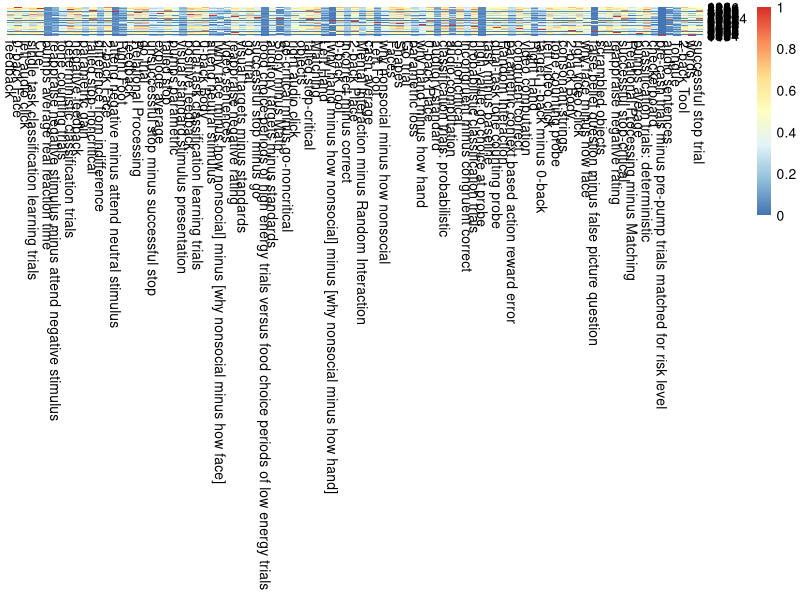
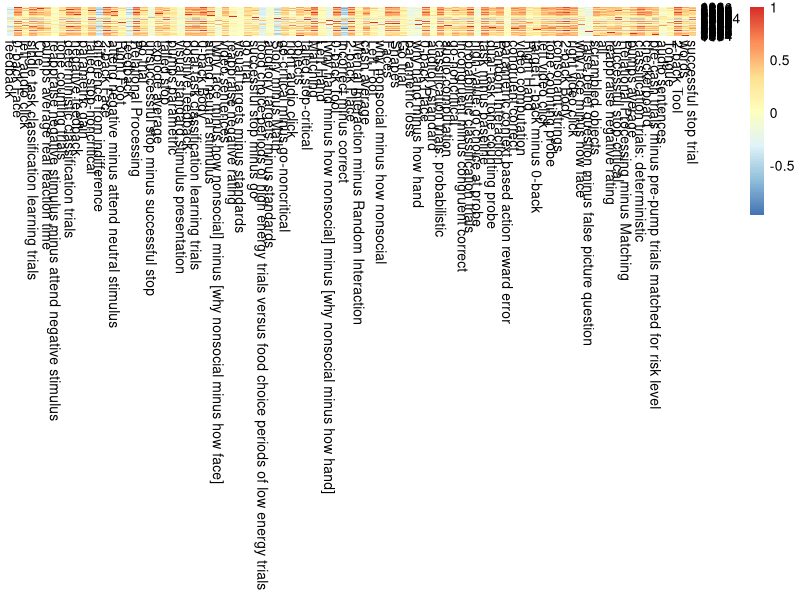
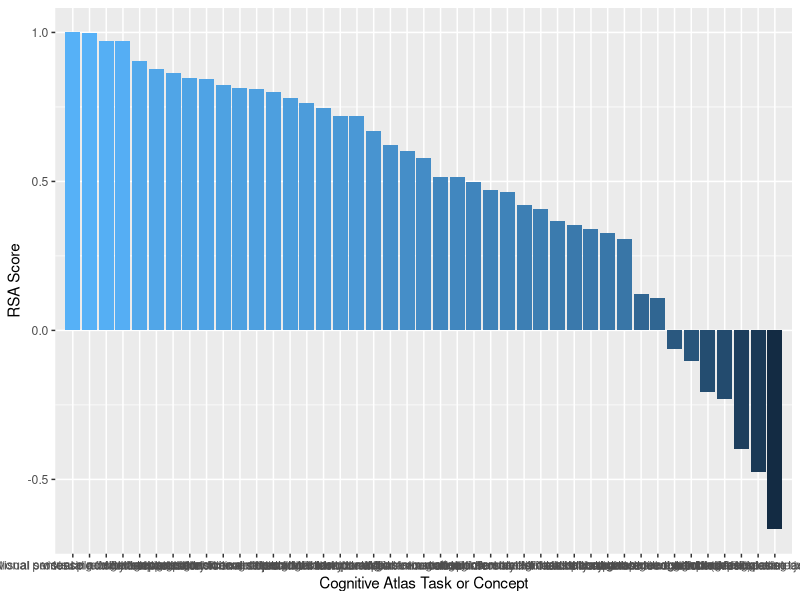
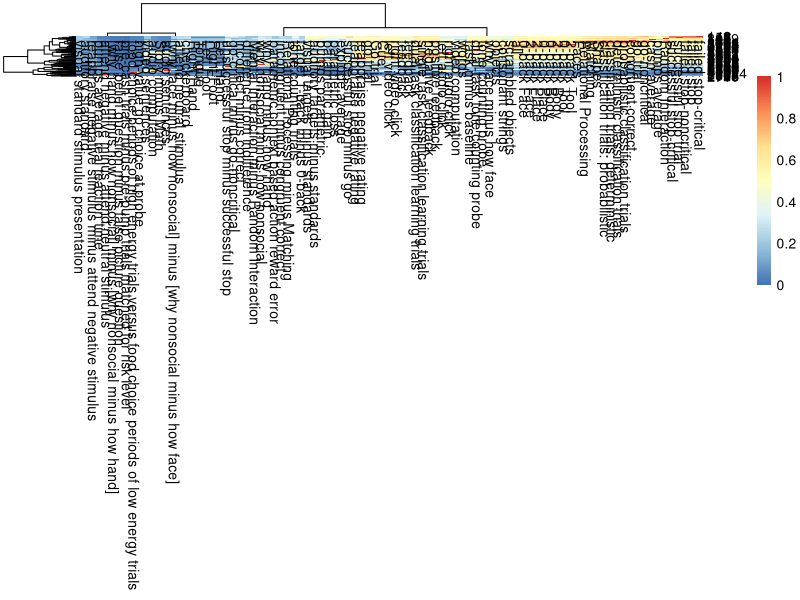
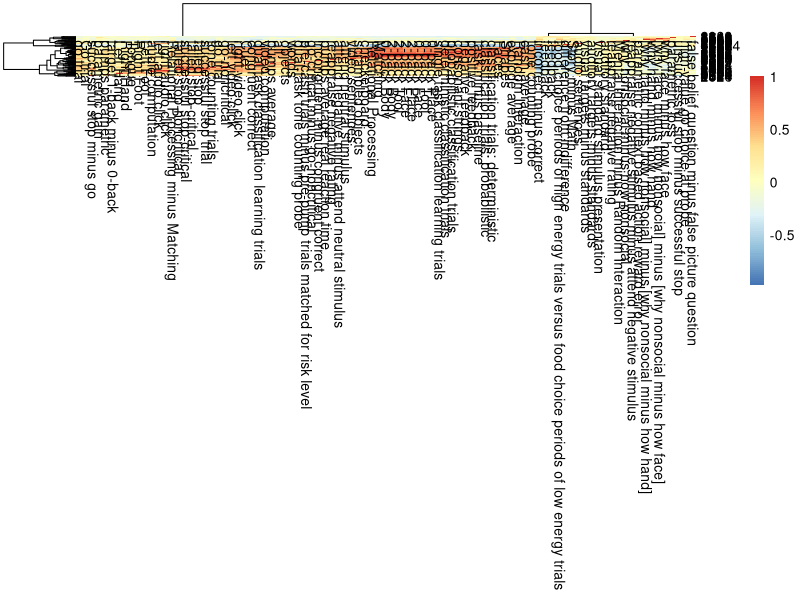
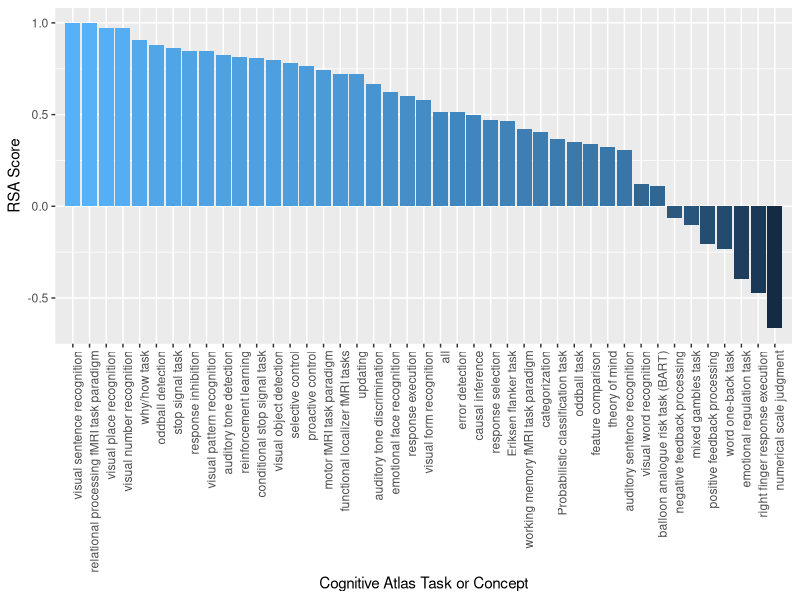

Generate these figures, in order, with R:
library(pheatmap)

# Read in spatial and wang (graph-based) similarities
spatial = read.csv("data/contrast_defined_images_pearsonpd_similarity.tsv",sep="\t",head=TRUE,stringsAsFactors=FALSE,row.names=1)
graph = read.csv("data/contrast_defined_images_wang.tsv",sep=",",head=TRUE,stringsAsFactors=FALSE,row.names=1)
images = read.csv("data/contrast_defined_images_filtered.tsv",sep="\t",head=TRUE,stringsAsFactors=FALSE,row.names=1)

# These should be exactly the same, but we will separate to be extra careful
spatial_contrasts = c()
for (image_id in rownames(spatial)){
  con = images$cognitive_contrast_cogatlas[images$image_id==image_id]
  spatial_contrasts=c(spatial_contrasts,con)
}
colnames(spatial) = spatial_contrasts

graph_contrasts = c()
for (image_id in rownames(graph)){
  con = images$cognitive_contrast_cogatlas[images$image_id==image_id]
  graph_contrasts=c(graph_contrasts,con)
}
colnames(graph) = graph_contrasts

# Just plot as is
pdf("img/graph_vs_spatial_sim.pdf",width=12,height=12)
pheatmap(graph,cluster_rows=FALSE,cluster_cols=FALSE,title="Wang Graph Similarity")
pheatmap(spatial,cluster_rows=FALSE,cluster_cols=FALSE,title="Spatial Similarity, Pearson")
dev.off()

# With clustering
pdf("img/graph_vs_spatial_sim_clustering.pdf",width=12,height=12)
pheatmap(graph,title="Wang Graph Similarity")
pheatmap(spatial,title="Spatial Similarity, Pearson")
dev.off()

# Now read in RSA score matrix
rsa = read.csv("data/spatial_semantic_rsa_df.tsv",row.names=1,sep="\t")

# Plot rsa scores
library(ggplot2)
tmp = rsa[with(rsa, order(-RSA)), ]
rownames(tmp) = seq(1,nrow(tmp))
tmp$sort = as.numeric(rownames(tmp))
ggplot(tmp, aes(x=sort,y=RSA,fill=RSA)) + 
  geom_bar(stat="identity",ylim=c(0,1)) + 
  xlab("Cognitive Atlas Task or Concept") +
  ylab(paste("RSA Score")) +
  scale_x_discrete(limits=tmp$sort,labels=tmp$name) +
  theme(axis.teuxt.x = element_text(angle = 90, hjust = 1),legend.position="none")

# Now for file
png("img/rsa_cognitiveatlas.png", width = 12, height = 12, units = 'in', res = 300)
ggplot(tmp, aes(x=sort,y=RSA,fill=RSA)) + 
  geom_bar(stat="identity",ylim=c(0,1)) + 
  xlab("Cognitive Atlas Task or Concept") +
  ylab(paste("RSA Score")) +
  scale_x_discrete(limits=tmp$sort,labels=tmp$name) +
  theme(axis.text.x = element_text(angle = 90, hjust = 1),legend.position="none")
dev.off()
